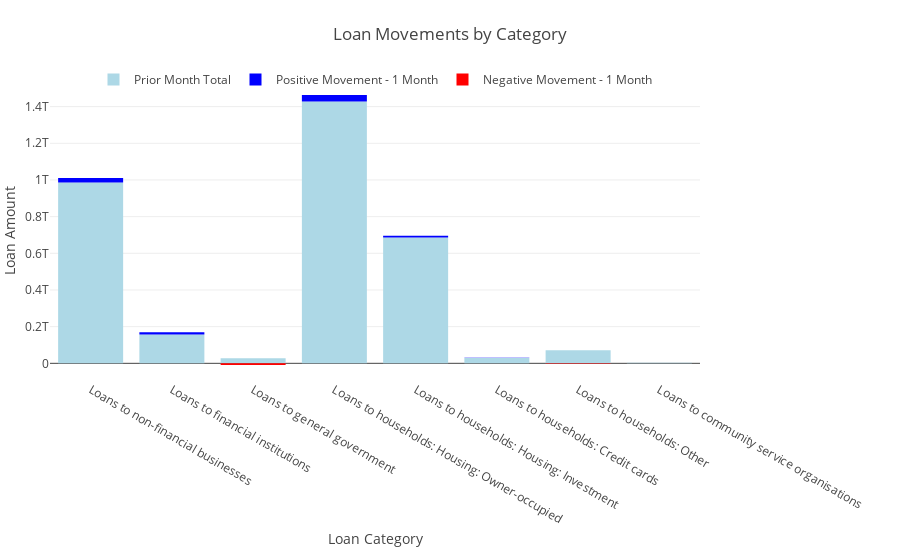

The notebook cell this image was saved under:
### Code cell
#summary_loans_dict['loan_pos_neg_charts']['loan_pos_neg_chart_12_months']
#summary_loans_dict['loan_pos_neg_charts'].keys()
#summary_loans_dict['loan_pos_neg_charts']['loan_pos_neg_chart_1_month']
summary_loans_dict['loan_pos_neg_charts']['loan_pos_neg_chart_6_months']
#summary_loans_dict['loan_pos_neg_charts']['loan_pos_neg_chart_12_months']
#summary_loans_dict['loan_pos_neg_charts']['loan_pos_neg_chart_long_term']

### Figure 1 — Plotly figure (JSON) as saved in the notebook; plotly's stock layout.template omitted (floating-point values rounded to 4 significant figures)
{"data": [{"marker": {"color": "lightblue"}, "name": "Prior Month Total", "type": "bar", "x": ["Loans to non-financial businesses", "Loans to financial institutions", "Loans to general government", "Loans to households: Housing: Owner-occupied", "Loans to households: Housing: Investment", "Loans to households: Credit cards", "Loans to households: Other", "Loans to community service organisations"], "y": [986421500000, 157825200000, 27397700000, 1428048900000, 686129400000, 29109600000, 70711200000, 2769200000]}, {"base": [986421500000, 157825200000, 27397700000, 1428048900000, 686129400000, 29109600000, 70711200000, 2769200000], "marker": {"color": "blue"}, "name": "Positive Movement - 1 Month", "type": "bar", "x": ["Loans to non-financial businesses", "Loans to financial institutions", "Loans to general government", "Loans to households: Housing: Owner-occupied", "Loans to households: Housing: Investment", "Loans to households: Credit cards", "Loans to households: Other", "Loans to community service organisations"], "y": [24358900000, 11026200000, 0, 35277100000, 9454300000, 977000000, 0, 95700000]}, {"base": [0, 0, 0, 0, 0, 0, 0, 0], "marker": {"color": "red"}, "name": "Negative Movement - 1 Month", "type": "bar", "x": ["Loans to non-financial businesses", "Loans to financial institutions", "Loans to general government", "Loans to households: Housing: Owner-occupied", "Loans to households: Housing: Investment", "Loans to households: Credit cards", "Loans to households: Other", "Loans to community service organisations"], "y": [0, 0, -9106900000, 0, 0, 0, -2096900000, 0]}], "layout": {"barmode": "overlay", "legend": {"orientation": "h", "x": 0.5, "xanchor": "center", "y": 1.05}, "margin": {"b": 180, "l": 50, "r": 200, "t": 80}, "title": {"text": "Loan Movements by Category"}, "xaxis": {"title": {"text": "Loan Category"}}, "yaxis": {"title": {"text": "Loan Amount"}}}}
